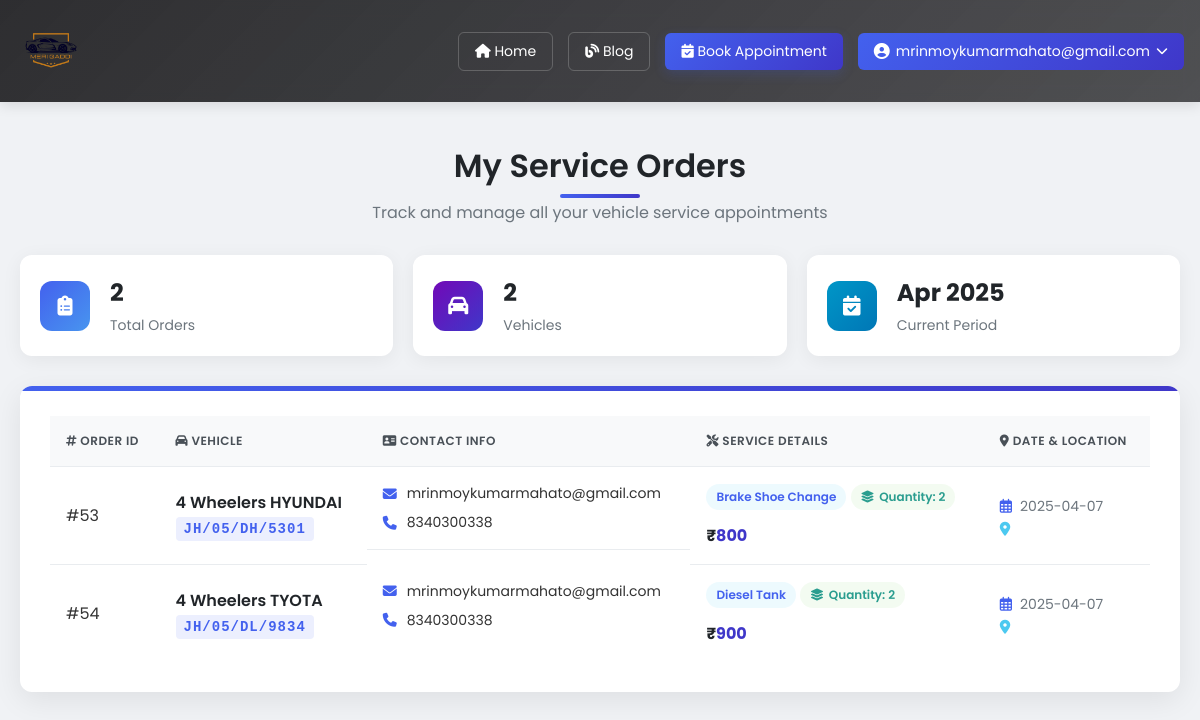
The page /php/orderdetails.php (signed in) on the database its author committed.
### tables this page shows
CREATE TABLE `service` (
  `ID` int(100) NOT NULL,
  `V_TYPE` varchar(20) NOT NULL,
  `V_NUMBER` varchar(14) NOT NULL,
  `EMAIL` varchar(30) NOT NULL,
  `PHONE` varchar(12) NOT NULL,
  `WANT` varchar(20) NOT NULL,
  `DATE` date NOT NULL DEFAULT current_timestamp(),
  `PRICE` int(100) NOT NULL,
  `QUANTITY` int(10) NOT NULL,
  `ADDRESS` varchar(50) NOT NULL
);

### php/orderdetails.php (the view, shortened to what this page needs)
<!DOCTYPE html>
<html lang="en">
<head>
    <link rel="stylesheet" href="https://cdnjs.cloudflare.com/ajax/libs/font-awesome/6.4.0/css/all.min.css">
</head>
<body>
    <header>
        <div class="header-container">
            <div class="logo">
                <img src="photo/Blue_Gold_Minimalist_Car_Showroom_Logo-removebg-preview.png" alt="Vehicle Logo">
            </div>
            <div class="right-header">
                <a href="../home.php" class="nav-link"><i class="fas fa-home"></i> Home</a>
                <a href="blog.php" class="nav-link"><i class="fas fa-blog"></i> Blog</a>
                <a href="../appointment.php" class="accent-link"><i class="fas fa-calendar-check"></i> Book Appointment</a>
                <div class="user-menu">
                    <div class="user-email">
                        <i class="fas fa-user-circle user-icon"></i>
                        <?php echo htmlspecialchars($_SESSION['email']); ?>
                        <i class="fas fa-chevron-down" style="font-size: 12px;"></i>
                    </div>
                </div>
            </div>
        </div>
    </header>
    <div class="container">
        <div class="page-header">
            <h1 class="page-title">My Service Orders</h1>
            <p class="subtitle">Track and manage all your vehicle service appointments</p>
        </div>
        <?php
        include 'signup.php';
        $query = "SELECT * FROM service WHERE EMAIL='" . mysqli_real_escape_string($con, $_SESSION['email']) . "'";
        $run = mysqli_query($con, $query);
        $count = mysqli_num_rows($run);
        $total_orders = $count;
        $total_vehicles = 0;
        $vehicle_types = [];
        if ($count > 0) {
            while ($data = mysqli_fetch_assoc($run)) {
                if (!in_array($data['V_NUMBER'], $vehicle_types)) {
                    $vehicle_types[] = $data['V_NUMBER'];
                    $total_vehicles++;
                }
            }
            mysqli_data_seek($run, 0);
        }
        ?>
        <div class="stats-overview">
            <div class="stat-card">
                <div class="stat-icon icon-blue">
                    <i class="fas fa-clipboard-list"></i>
                </div>
                <div class="stat-content">
                    <div class="stat-value"><?php echo $total_orders; ?></div>
                    <div class="stat-label">Total Orders</div>
                </div>
            </div>
            <div class="stat-card">
                <div class="stat-icon icon-purple">
                    <i class="fas fa-car"></i>
                </div>
                <div class="stat-content">
                    <div class="stat-value"><?php echo $total_vehicles; ?></div>
                    <div class="stat-label">Vehicles</div>
                </div>
            </div>
            <div class="stat-card">
                <div class="stat-icon icon-teal">
                    <i class="fas fa-calendar-check"></i>
                </div>
                <div class="stat-content">
                    <div class="stat-value"><?php echo date('M Y'); ?></div>
                    <div class="stat-label">Current Period</div>
                </div>
            </div>
        </div>
        <?php if ($count > 0) { ?>
        <div class="data-container">
            <table id="data-table">
                <thead>
                    <tr>
                        <th><i class="fas fa-hashtag"></i> Order ID</th>
                        <th><i class="fas fa-car"></i> Vehicle</th>
                        <th><i class="fas fa-address-card"></i> Contact Info</th>
                        <th><i class="fas fa-tools"></i> Service Details</th>
                        <th><i class="fas fa-map-marker-alt"></i> Date & Location</th>
                    </tr>
                </thead>
                <tbody>
                    <?php while ($order = mysqli_fetch_assoc($run)) { ?>
                        <tr id="row-<?php echo $order['ID']; ?>">
                            <td>#<?php echo htmlspecialchars($order['ID']); ?></td>
                            <td>
                                <div class="vehicle-type"><?php echo htmlspecialchars($order['V_TYPE']); ?></div>
                                <div class="vehicle-number"><?php echo htmlspecialchars($order['V_NUMBER']); ?></div>
                            </td>
                            <td class="contact-info">
                                <div class="contact-email">
                                    <i class="fas fa-envelope"></i>
                                    <?php echo htmlspecialchars($order['EMAIL']); ?>
                                </div>
                                <div class="contact-phone">
                                    <i class="fas fa-phone"></i>
                                    <?php echo htmlspecialchars($order['PHONE']); ?>
                                </div>
                            </td>
                            <td>
                                <div class="service-badge"><?php echo htmlspecialchars($order['WANT']); ?></div>
                                <div class="quantity-badge">
                                    <i class="fas fa-layer-group"></i>
                                    Quantity: <?php echo htmlspecialchars($order['QUANTITY']); ?>
                                </div>
                                <div class="price-display">₹<span class="price-value"><?php echo htmlspecialchars($order['PRICE']); ?></span></div>
                            </td>
                            <td>
                                <div class="date-display">
                                    <i class="far fa-calendar-alt"></i>
                                    <span class="date-value"><?php echo htmlspecialchars($order['DATE']); ?></span>
                                </div>
                                <div class="location-display">
                                    <i class="fas fa-map-marker-alt"></i>
                                    <span><?php
                    }}

### rows shown on the page
service: ID "53", V_TYPE "4 Wheelers HYUNDAI", V_NUMBER "JH/05/DH/5301", EMAIL "mrinmoykumarmahato@gmail.com", PHONE "8340300338", WANT "Brake Shoe Change", QUANTITY "2", PRICE "800", DATE "2025-04-07"
service: ID "54", V_TYPE "4 Wheelers TYOTA", V_NUMBER "JH/05/DL/9834", EMAIL "mrinmoykumarmahato@gmail.com", PHONE "8340300338", WANT "Diesel Tank", QUANTITY "2", PRICE "900", DATE "2025-04-07"

### other values the page prints
$_SESSION['email'] "mrinmoykumarmahato@gmail.com"
$total_orders "2"
$total_vehicles "2"
